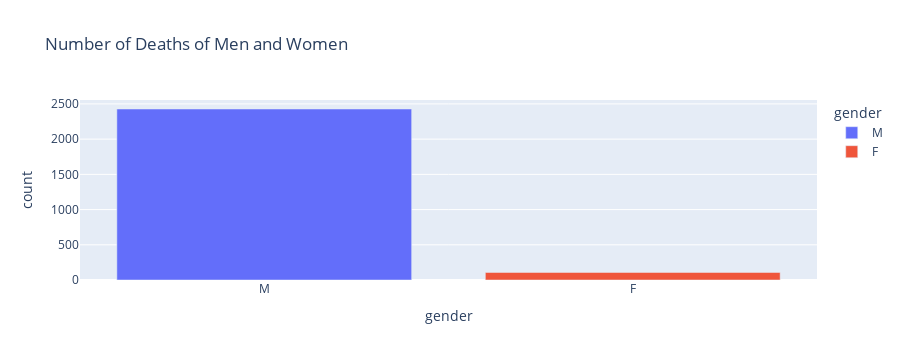

Here is the notebook cell this chart was saved with:
### Code cell
fig = px.bar(df_gender_grouped, 
             x=df_gender_grouped.index, 
             y='count',
             color=df_gender_grouped.index,
             title='Number of Deaths of Men and Women')
fig.show()

### Figure 1 — Plotly figure (JSON) as saved in the notebook; plotly's stock layout.template omitted (floating-point values rounded to 4 significant figures)
{"data": [{"alignmentgroup": "True", "hovertemplate": "gender=%{x}<br>count=%{y}<extra></extra>", "legendgroup": "M", "marker": {"color": "#636efa", "pattern": {"shape": ""}}, "name": "M", "offsetgroup": "M", "orientation": "v", "showlegend": true, "textposition": "auto", "type": "bar", "x": ["M"], "xaxis": "x", "y": [2428], "yaxis": "y"}, {"alignmentgroup": "True", "hovertemplate": "gender=%{x}<br>count=%{y}<extra></extra>", "legendgroup": "F", "marker": {"color": "#EF553B", "pattern": {"shape": ""}}, "name": "F", "offsetgroup": "F", "orientation": "v", "showlegend": true, "textposition": "auto", "type": "bar", "x": ["F"], "xaxis": "x", "y": [107], "yaxis": "y"}], "layout": {"barmode": "relative", "height": 360, "legend": {"title": {"text": "gender"}, "tracegroupgap": 0}, "title": {"text": "Number of Deaths of Men and Women"}, "xaxis": {"anchor": "y", "autorange": true, "categoryarray": ["M", "F"], "categoryorder": "array", "domain": [0, 1], "range": [-0.5, 1.5], "title": {"text": "gender"}, "type": "category"}, "yaxis": {"anchor": "x", "autorange": true, "domain": [0, 1], "range": [0, 2556.0], "title": {"text": "count"}, "type": "linear"}}}
